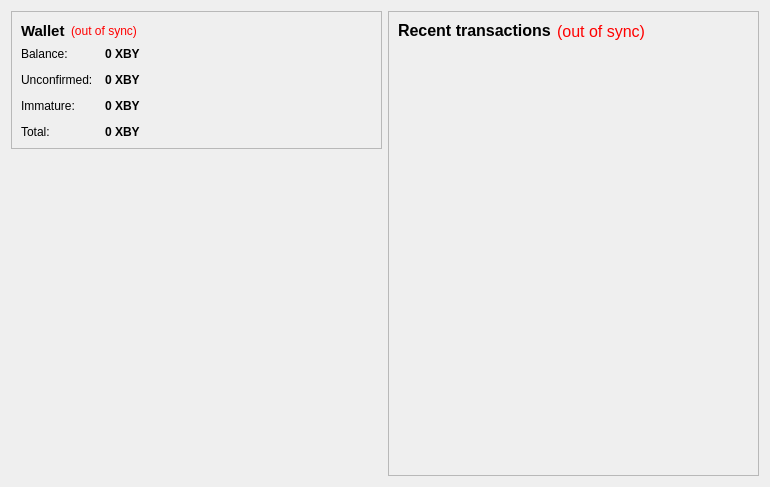
<?xml version="1.0" encoding="UTF-8"?>
<ui version="4.0">
 <class>OverviewPage</class>
 <widget class="QWidget" name="OverviewPage">
  <property name="geometry">
   <rect>
    <x>0</x>
    <y>0</y>
    <width>770</width>
    <height>487</height>
   </rect>
  </property>
  <property name="windowTitle">
   <string>Form</string>
  </property>
  <layout class="QHBoxLayout" name="horizontalLayout" stretch="1,1">
   <item>
    <layout class="QVBoxLayout" name="verticalLayout_2">
     <item>
      <widget class="QFrame" name="frame">
       <property name="frameShape">
        <enum>QFrame::StyledPanel</enum>
       </property>
       <property name="frameShadow">
        <enum>QFrame::Raised</enum>
       </property>
       <layout class="QVBoxLayout" name="verticalLayout_4">
        <item>
         <layout class="QHBoxLayout" name="horizontalLayout_4">
          <item>
           <widget class="QLabel" name="label_5">
            <property name="font">
             <font>
              <pointsize>11</pointsize>
              <weight>75</weight>
              <bold>true</bold>
             </font>
            </property>
            <property name="text">
             <string>Wallet</string>
            </property>
           </widget>
          </item>
          <item>
           <widget class="QLabel" name="labelWalletStatus">
            <property name="toolTip">
             <string>The displayed information may be out of date. Your wallet automatically synchronizes with the XTRABYTES network after a connection is established, but this process has not completed yet.</string>
            </property>
            <property name="styleSheet">
             <string notr="true">QLabel { color: red; }</string>
            </property>
            <property name="text">
             <string notr="true">(out of sync)</string>
            </property>
            <property name="alignment">
             <set>Qt::AlignLeading|Qt::AlignLeft|Qt::AlignVCenter</set>
            </property>
           </widget>
          </item>
          <item>
           <spacer name="horizontalSpacer_2">
            <property name="orientation">
             <enum>Qt::Horizontal</enum>
            </property>
            <property name="sizeHint" stdset="0">
             <size>
              <width>40</width>
              <height>20</height>
             </size>
            </property>
           </spacer>
          </item>
         </layout>
        </item>
        <item>
         <layout class="QFormLayout" name="formLayout_2">
          <property name="fieldGrowthPolicy">
           <enum>QFormLayout::AllNonFixedFieldsGrow</enum>
          </property>
          <property name="horizontalSpacing">
           <number>12</number>
          </property>
          <property name="verticalSpacing">
           <number>12</number>
          </property>
          <item row="0" column="0">
           <widget class="QLabel" name="label">
            <property name="text">
             <string>Balance:</string>
            </property>
           </widget>
          </item>
          <item row="0" column="1">
           <widget class="QLabel" name="labelBalance">
            <property name="font">
             <font>
              <weight>75</weight>
              <bold>true</bold>
             </font>
            </property>
            <property name="cursor">
             <cursorShape>IBeamCursor</cursorShape>
            </property>
            <property name="toolTip">
             <string>Your current spendable balance</string>
            </property>
            <property name="text">
             <string notr="true">0 XBY</string>
            </property>
            <property name="textInteractionFlags">
             <set>Qt::LinksAccessibleByMouse|Qt::TextSelectableByKeyboard|Qt::TextSelectableByMouse</set>
            </property>
           </widget>
          </item>
          <item row="2" column="0">
           <widget class="QLabel" name="label_3">
            <property name="text">
             <string>Unconfirmed:</string>
            </property>
           </widget>
          </item>
          <item row="2" column="1">
           <widget class="QLabel" name="labelUnconfirmed">
            <property name="font">
             <font>
              <weight>75</weight>
              <bold>true</bold>
             </font>
            </property>
            <property name="cursor">
             <cursorShape>IBeamCursor</cursorShape>
            </property>
            <property name="toolTip">
             <string>Total of transactions that have yet to be confirmed, and do not yet count toward the current balance</string>
            </property>
            <property name="text">
             <string notr="true">0 XBY</string>
            </property>
            <property name="textInteractionFlags">
             <set>Qt::LinksAccessibleByMouse|Qt::TextSelectableByKeyboard|Qt::TextSelectableByMouse</set>
            </property>
           </widget>
          </item>
          <item row="3" column="0">
           <widget class="QLabel" name="labelImmatureText">
            <property name="text">
             <string>Immature:</string>
            </property>
           </widget>
          </item>
          <item row="3" column="1">
           <widget class="QLabel" name="labelImmature">
            <property name="font">
             <font>
              <weight>75</weight>
              <bold>true</bold>
             </font>
            </property>
            <property name="toolTip">
             <string>Mined balance that has not yet matured</string>
            </property>
            <property name="text">
             <string notr="true">0 XBY</string>
            </property>
            <property name="textInteractionFlags">
             <set>Qt::LinksAccessibleByMouse|Qt::TextSelectableByKeyboard|Qt::TextSelectableByMouse</set>
            </property>
           </widget>
          </item>
          <item row="4" column="0">
           <widget class="QLabel" name="labelTotalText">
            <property name="text">
             <string>Total:</string>
            </property>
           </widget>
          </item>
          <item row="4" column="1">
           <widget class="QLabel" name="labelTotal">
            <property name="font">
             <font>
              <weight>75</weight>
              <bold>true</bold>
             </font>
            </property>
            <property name="cursor">
             <cursorShape>IBeamCursor</cursorShape>
            </property>
            <property name="toolTip">
             <string>Your current total balance</string>
            </property>
            <property name="text">
             <string notr="true">0 XBY</string>
            </property>
            <property name="textInteractionFlags">
             <set>Qt::LinksAccessibleByMouse|Qt::TextSelectableByKeyboard|Qt::TextSelectableByMouse</set>
            </property>
           </widget>
          </item>
         </layout>
        </item>
       </layout>
      </widget>
     </item>
     <item>
      <spacer name="verticalSpacer">
       <property name="orientation">
        <enum>Qt::Vertical</enum>
       </property>
       <property name="sizeHint" stdset="0">
        <size>
         <width>20</width>
         <height>40</height>
        </size>
       </property>
      </spacer>
     </item>
    </layout>
   </item>
   <item>
    <layout class="QVBoxLayout" name="verticalLayout_3">
     <item>
      <widget class="QFrame" name="frame_2">
       <property name="styleSheet">
        <string notr="true">color: Black; font: 12pt;</string>
       </property>
       <property name="frameShape">
        <enum>QFrame::StyledPanel</enum>
       </property>
       <property name="frameShadow">
        <enum>QFrame::Raised</enum>
       </property>
       <layout class="QVBoxLayout" name="verticalLayout">
        <item>
         <layout class="QHBoxLayout" name="horizontalLayout_2">
          <item>
           <widget class="QLabel" name="label_4">
            <property name="text">
             <string>&lt;b&gt;Recent transactions&lt;/b&gt;</string>
            </property>
           </widget>
          </item>
          <item>
           <widget class="QLabel" name="labelTransactionsStatus">
            <property name="toolTip">
             <string>The displayed information may be out of date. Your wallet automatically synchronizes with the XTRABYTES network after a connection is established, but this process has not completed yet.</string>
            </property>
            <property name="styleSheet">
             <string notr="true">QLabel { color: red; }</string>
            </property>
            <property name="text">
             <string notr="true">(out of sync)</string>
            </property>
            <property name="alignment">
             <set>Qt::AlignRight|Qt::AlignTrailing|Qt::AlignVCenter</set>
            </property>
           </widget>
          </item>
          <item>
           <spacer name="horizontalSpacer">
            <property name="orientation">
             <enum>Qt::Horizontal</enum>
            </property>
            <property name="sizeHint" stdset="0">
             <size>
              <width>40</width>
              <height>20</height>
             </size>
            </property>
           </spacer>
          </item>
         </layout>
        </item>
        <item>
         <widget class="QListView" name="listTransactions">
          <property name="styleSheet">
           <string notr="true">QListView { background: transparent;}</string>
          </property>
          <property name="frameShape">
           <enum>QFrame::NoFrame</enum>
          </property>
          <property name="verticalScrollBarPolicy">
           <enum>Qt::ScrollBarAlwaysOff</enum>
          </property>
          <property name="horizontalScrollBarPolicy">
           <enum>Qt::ScrollBarAlwaysOff</enum>
          </property>
          <property name="selectionMode">
           <enum>QAbstractItemView::NoSelection</enum>
          </property>
         </widget>
        </item>
       </layout>
      </widget>
     </item>
    </layout>
   </item>
  </layout>
 </widget>
 <resources>
  <include location="../xtrabytes.qrc"/>
 </resources>
 <connections/>
</ui>
